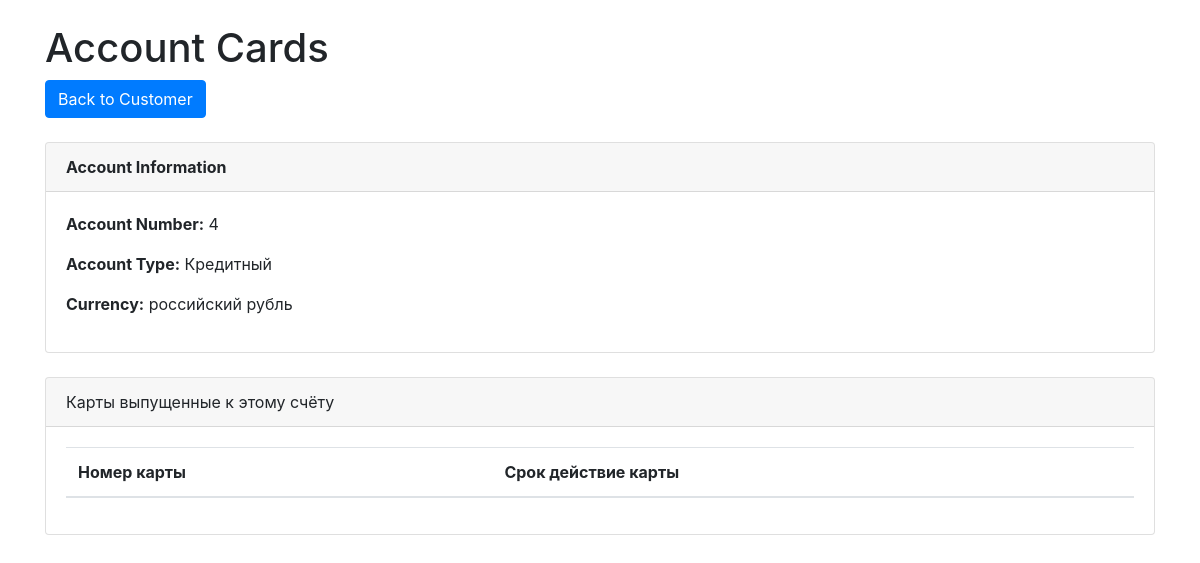
Screenshot of /acount_cards/4 with the database file from the repository.
### abs/models.py (models this page shows, shortened)
class Account (models.Model):
    customer = models.ForeignKey(Customers, on_delete = models.CASCADE,related_name = "customer")
    account_type = models.CharField(max_length = 1, choices = [("Д", "Дебетовый"), ("К","Кредитный"), ("Н","Накопительный")], default="Д")
    currency = models.ForeignKey(Currencys, verbose_name = "Валюта",on_delete=models.CASCADE, default='')
    status = models.CharField(max_length = 20, default = "active", verbose_name = "Статус счёта")
    opened_at = models.DateField(auto_now_add = True ,verbose_name = "Дата открытие счёта")
    closed_at = models.DateField(blank = True, null = True)

class Currencys (models.Model):
    name = models.CharField(max_length = 150, verbose_name = "Валюта", unique = True)
    code = models.CharField(max_length = 3, unique = True)
    symbol = models.CharField(max_length = 5, blank = True, null = True, default=' ')
    def __str__(self) :
        return f"{self.name}"

### abs/views.py (the view)
# urls.py: path('acount_cards/<int:pk>', AccountCardsListView.as_view(),name='account_cards'),
class AccountCardsListView(ListView):
    model = Card
    template_name = 'account_cards.html'
    context_object_name = 'cards'
    def get_queryset(self):
        account_id = self.kwargs['pk']
        account = get_object_or_404(Account, pk=account_id)
        return Card.objects.filter(account=account)
    def get_context_data(self, **kwargs):
        context = super().get_context_data(**kwargs)
        account_id = self.kwargs['pk']
        context['account'] = get_object_or_404(Account, pk=account_id)
        return context

### abs/templates/account_cards.html (shortened to what this page needs)
<!DOCTYPE html>
<html lang="en">
<head>
    <link rel="stylesheet" href="https://stackpath.bootstrapcdn.com/bootstrap/4.5.2/css/bootstrap.min.css">
</head>
<body>
    <div class="container">
        <h1 class="mt-4">Account Cards</h1>
        <a href="{% url 'customer_detail' account.customer.id %}" class="btn btn-primary mb-4"> Back to Customer</a>
        <div class="card mb-4">
            <div class="card-header">
                <strong>Account Information</strong>
            </div>
            <div class="card-body">
                <div class="row">
                    <div class="col-md-6">
                        <p><strong>Account Number:</strong> {{ account.pk }}</p>
                        <p><strong>Account Type:</strong> {{ account.get_account_type_display }}</p>
                        <p><strong>Currency:</strong> {{ account.currency }}</p>
                    </div>
                </div>
            </div>
        </div>
        <div class="card">
            <div class="card-header">
                Карты выпущенные к этому счёту
            </div>
            <div class="card-body">
                <table class="table">
                    <thead>
                        <tr>
                            <th>Номер карты</th>
                            <th>Срок действие карты</th>
                        </tr>
                    </thead>
                </table>
            </div>
        </div>
    </div>
</body>
</html>

### rows the page displays
Account: pk "4", account_type "Кредитный", currency "российский рубль"
